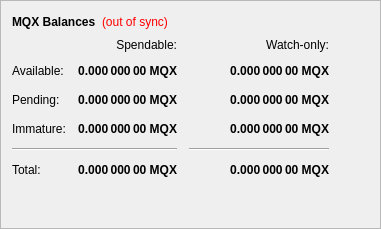
        <widget class="QFrame" name="frame">
         <property name="frameShape">
          <enum>QFrame::StyledPanel</enum>
         </property>
         <property name="frameShadow">
          <enum>QFrame::Raised</enum>
         </property>
         <layout class="QVBoxLayout" name="verticalLayout_4">
          <item>
           <layout class="QHBoxLayout" name="horizontalLayout_4">
            <item>
             <widget class="QLabel" name="label_5">
              <property name="font">
               <font>
                <weight>75</weight>
                <bold>true</bold>
               </font>
              </property>
              <property name="text">
               <string>MQX Balances</string>
              </property>
             </widget>
            </item>
            <item>
             <widget class="QLabel" name="labelWalletStatus">
              <property name="cursor">
               <cursorShape>WhatsThisCursor</cursorShape>
              </property>
              <property name="toolTip">
               <string>The displayed information may be out of date. Your wallet automatically synchronizes with the mqx network after a connection is established, but this process has not completed yet.</string>
              </property>
              <property name="styleSheet">
               <string notr="true">QLabel { color: red; }</string>
              </property>
              <property name="text">
               <string notr="true">(out of sync)</string>
              </property>
              <property name="alignment">
               <set>Qt::AlignLeading|Qt::AlignLeft|Qt::AlignVCenter</set>
              </property>
             </widget>
            </item>
            <item>
             <spacer name="horizontalSpacer_3">
              <property name="orientation">
               <enum>Qt::Horizontal</enum>
              </property>
              <property name="sizeHint" stdset="0">
               <size>
                <width>40</width>
                <height>20</height>
               </size>
              </property>
             </spacer>
            </item>
           </layout>
          </item>
          <item>
           <layout class="QGridLayout" name="gridLayout">
            <property name="spacing">
             <number>12</number>
            </property>
            <item row="2" column="2">
             <widget class="QLabel" name="labelWatchPending">
              <property name="font">
               <font>
                <weight>75</weight>
                <bold>true</bold>
               </font>
              </property>
              <property name="cursor">
               <cursorShape>IBeamCursor</cursorShape>
              </property>
              <property name="toolTip">
               <string>Unconfirmed transactions to watch-only addresses</string>
              </property>
              <property name="text">
               <string notr="true">0.000 000 00 MQX</string>
              </property>
              <property name="alignment">
               <set>Qt::AlignRight|Qt::AlignTrailing|Qt::AlignVCenter</set>
              </property>
              <property name="textInteractionFlags">
               <set>Qt::LinksAccessibleByMouse|Qt::TextSelectableByKeyboard|Qt::TextSelectableByMouse</set>
              </property>
             </widget>
            </item>
            <item row="2" column="1">
             <widget class="QLabel" name="labelUnconfirmed">
              <property name="font">
               <font>
                <weight>75</weight>
                <bold>true</bold>
               </font>
              </property>
              <property name="cursor">
               <cursorShape>IBeamCursor</cursorShape>
              </property>
              <property name="toolTip">
               <string>Total of transactions that have yet to be confirmed, and do not yet count toward the spendable balance</string>
              </property>
              <property name="text">
               <string notr="true">0.000 000 00 MQX</string>
              </property>
              <property name="alignment">
               <set>Qt::AlignRight|Qt::AlignTrailing|Qt::AlignVCenter</set>
              </property>
              <property name="textInteractionFlags">
               <set>Qt::LinksAccessibleByMouse|Qt::TextSelectableByKeyboard|Qt::TextSelectableByMouse</set>
              </property>
             </widget>
            </item>
            <item row="3" column="2">
             <widget class="QLabel" name="labelWatchImmature">
              <property name="font">
               <font>
                <weight>75</weight>
                <bold>true</bold>
               </font>
              </property>
              <property name="cursor">
               <cursorShape>IBeamCursor</cursorShape>
              </property>
              <property name="toolTip">
               <string>Staked or masternode rewards in watch-only addresses that has not yet matured</string>
              </property>
              <property name="text">
               <string notr="true">0.000 000 00 MQX</string>
              </property>
              <property name="alignment">
               <set>Qt::AlignRight|Qt::AlignTrailing|Qt::AlignVCenter</set>
              </property>
              <property name="textInteractionFlags">
               <set>Qt::LinksAccessibleByMouse|Qt::TextSelectableByKeyboard|Qt::TextSelectableByMouse</set>
              </property>
             </widget>
            </item>
            <item row="4" column="0" colspan="2">
             <widget class="Line" name="lineSpendableBalance">
              <property name="orientation">
               <enum>Qt::Horizontal</enum>
              </property>
             </widget>
            </item>
            <item row="4" column="2">
             <widget class="Line" name="lineWatchBalance">
              <property name="sizePolicy">
               <sizepolicy hsizetype="Preferred" vsizetype="Fixed">
                <horstretch>0</horstretch>
                <verstretch>0</verstretch>
               </sizepolicy>
              </property>
              <property name="minimumSize">
               <size>
                <width>140</width>
                <height>0</height>
               </size>
              </property>
              <property name="orientation">
               <enum>Qt::Horizontal</enum>
              </property>
             </widget>
            </item>
            <item row="5" column="0">
             <widget class="QLabel" name="labelTotalText">
              <property name="text">
               <string>Total:</string>
              </property>
             </widget>
            </item>
            <item row="3" column="1">
             <widget class="QLabel" name="labelImmature">
              <property name="font">
               <font>
                <weight>75</weight>
                <bold>true</bold>
               </font>
              </property>
              <property name="cursor">
               <cursorShape>IBeamCursor</cursorShape>
              </property>
              <property name="toolTip">
               <string>Staked or masternode rewards that has not yet matured</string>
              </property>
              <property name="text">
               <string notr="true">0.000 000 00 MQX</string>
              </property>
              <property name="alignment">
               <set>Qt::AlignRight|Qt::AlignTrailing|Qt::AlignVCenter</set>
              </property>
              <property name="textInteractionFlags">
               <set>Qt::LinksAccessibleByMouse|Qt::TextSelectableByKeyboard|Qt::TextSelectableByMouse</set>
              </property>
             </widget>
            </item>
            <item row="2" column="3">
             <spacer name="horizontalSpacer_2">
              <property name="orientation">
               <enum>Qt::Horizontal</enum>
              </property>
              <property name="sizeHint" stdset="0">
               <size>
                <width>40</width>
                <height>20</height>
               </size>
              </property>
             </spacer>
            </item>
            <item row="3" column="0">
             <widget class="QLabel" name="labelImmatureText">
              <property name="text">
               <string>Immature:</string>
              </property>
             </widget>
            </item>
            <item row="5" column="1">
             <widget class="QLabel" name="labelTotal">
              <property name="font">
               <font>
                <weight>75</weight>
                <bold>true</bold>
               </font>
              </property>
              <property name="cursor">
               <cursorShape>IBeamCursor</cursorShape>
              </property>
              <property name="toolTip">
               <string>Your current total balance</string>
              </property>
              <property name="text">
               <string notr="true">0.000 000 00 MQX</string>
              </property>
              <property name="alignment">
               <set>Qt::AlignRight|Qt::AlignTrailing|Qt::AlignVCenter</set>
              </property>
              <property name="textInteractionFlags">
               <set>Qt::LinksAccessibleByMouse|Qt::TextSelectableByKeyboard|Qt::TextSelectableByMouse</set>
              </property>
             </widget>
            </item>
            <item row="5" column="2">
             <widget class="QLabel" name="labelWatchTotal">
              <property name="font">
               <font>
                <weight>75</weight>
                <bold>true</bold>
               </font>
              </property>
              <property name="cursor">
               <cursorShape>IBeamCursor</cursorShape>
              </property>
              <property name="toolTip">
               <string>Current total balance in watch-only addresses</string>
              </property>
              <property name="text">
               <string notr="true">0.000 000 00 MQX</string>
              </property>
              <property name="alignment">
               <set>Qt::AlignRight|Qt::AlignTrailing|Qt::AlignVCenter</set>
              </property>
              <property name="textInteractionFlags">
               <set>Qt::LinksAccessibleByMouse|Qt::TextSelectableByKeyboard|Qt::TextSelectableByMouse</set>
              </property>
             </widget>
            </item>
            <item row="0" column="2">
             <widget class="QLabel" name="labelWatchonly">
              <property name="text">
               <string>Watch-only:</string>
              </property>
              <property name="alignment">
               <set>Qt::AlignRight|Qt::AlignTrailing|Qt::AlignVCenter</set>
              </property>
             </widget>
            </item>
            <item row="1" column="0">
             <widget class="QLabel" name="labelBalanceText">
              <property name="text">
               <string>Available:</string>
              </property>
             </widget>
            </item>
            <item row="1" column="1">
             <widget class="QLabel" name="labelBalance">
              <property name="font">
               <font>
                <weight>75</weight>
                <bold>true</bold>
               </font>
              </property>
              <property name="cursor">
               <cursorShape>IBeamCursor</cursorShape>
              </property>
              <property name="toolTip">
               <string>Your current spendable balance</string>
              </property>
              <property name="text">
               <string notr="true">0.000 000 00 MQX</string>
              </property>
              <property name="alignment">
               <set>Qt::AlignRight|Qt::AlignTrailing|Qt::AlignVCenter</set>
              </property>
              <property name="textInteractionFlags">
               <set>Qt::LinksAccessibleByMouse|Qt::TextSelectableByKeyboard|Qt::TextSelectableByMouse</set>
              </property>
             </widget>
            </item>
            <item row="1" column="2">
             <widget class="QLabel" name="labelWatchAvailable">
              <property name="font">
               <font>
                <weight>75</weight>
                <bold>true</bold>
               </font>
              </property>
              <property name="cursor">
               <cursorShape>IBeamCursor</cursorShape>
              </property>
              <property name="toolTip">
               <string>Your current balance in watch-only addresses</string>
              </property>
              <property name="text">
               <string notr="true">0.000 000 00 MQX</string>
              </property>
              <property name="alignment">
               <set>Qt::AlignRight|Qt::AlignTrailing|Qt::AlignVCenter</set>
              </property>
              <property name="textInteractionFlags">
               <set>Qt::LinksAccessibleByMouse|Qt::TextSelectableByKeyboard|Qt::TextSelectableByMouse</set>
              </property>
             </widget>
            </item>
            <item row="2" column="0">
             <widget class="QLabel" name="labelPendingText">
              <property name="text">
               <string>Pending:</string>
              </property>
             </widget>
            </item>
            <item row="0" column="1">
             <widget class="QLabel" name="labelSpendable">
              <property name="text">
               <string>Spendable:</string>
              </property>
              <property name="alignment">
               <set>Qt::AlignRight|Qt::AlignTrailing|Qt::AlignVCenter</set>
              </property>
             </widget>
            </item>
           </layout>
          </item>
          <item>
           <spacer name="verticalSpacer_4">
            <property name="orientation">
             <enum>Qt::Vertical</enum>
            </property>
            <property name="sizeHint" stdset="0">
             <size>
              <width>20</width>
              <height>40</height>
             </size>
            </property>
           </spacer>
          </item>
         </layout>
        </widget>
